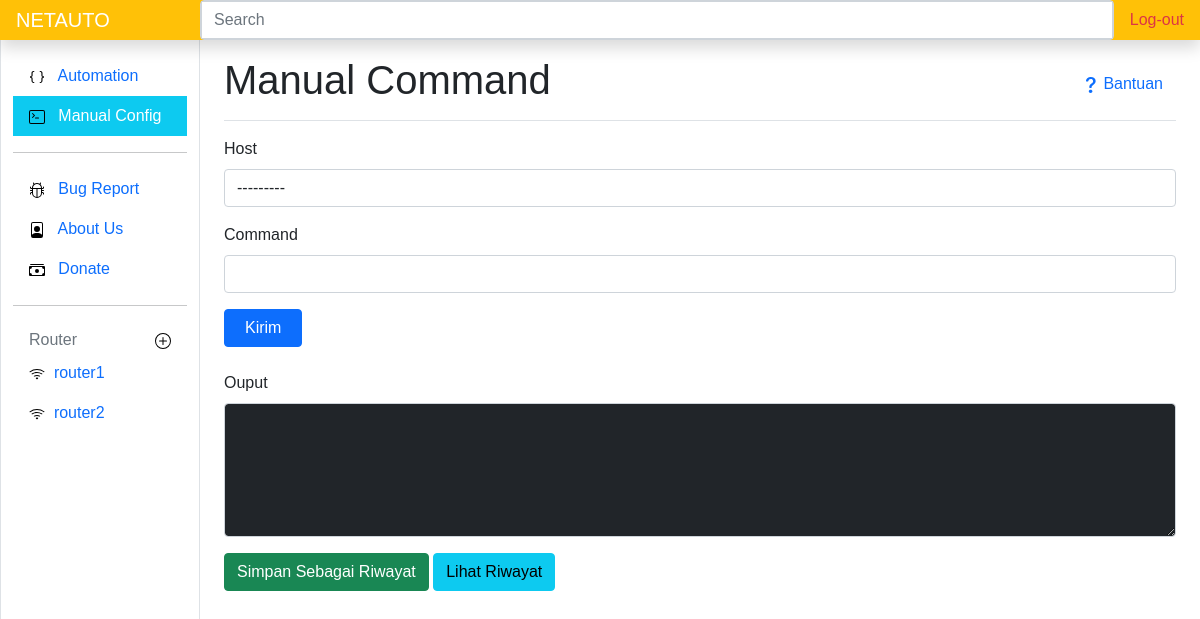
The page /command (signed in) on the database as committed earlier.
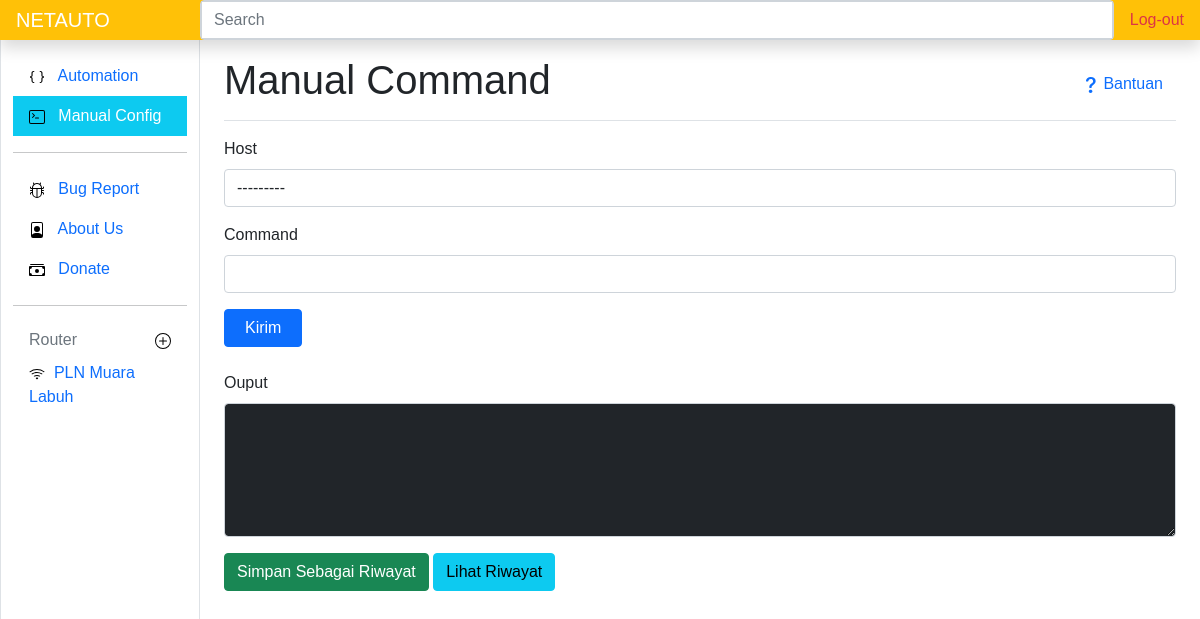
The same page on the database as committed later.
### routerapp/models.py (models this page shows)
class Routerm(models.Model):
    nama = models.CharField(max_length=50)
    host = models.CharField(max_length=50)
    user = models.CharField(max_length=30)
    password = models.CharField(max_length=50, blank=True)
    kecepatan_download = models.IntegerField(blank=True)
    kecepatan_upload = models.IntegerField(blank=True)
    pub_date = models.DateField(auto_now=True)
    def __str__(self):
        return self.nama

### routerapp/views.py (the view)
# urls.py: path('command',views.manualcommand, name='manual'),
@login_required(login_url=settings.LOGIN_URL)
def manualcommand(request):
    from .forms import Manualform
    routerside = Routerm.objects.all()
    if request.method == "POST":
        form = Manualform(request.POST)
        if form.is_valid():
            form.save()
            return redirect('manual')
    context = {
        'form': Manualform,
        'routerside': routerside
    }
    return render(request, 'manualc.html', context)

### routerapp/templates/manualc.html (shortened to what this page needs)
{% extends 'base.html' %}
{% load static %}  {% block judul %} Manual Command {% endblock judul %}
{% block content %}
<form action="" method="POST" class="form">
  <div class="mb-3">
    <label for="exampleFormControlInput1" class="form-label">Host</label>
    {{form.host}}
  </div>
  <div class="mb-3">
    <label for="exampleFormControlInput1" class="form-label">Command</label>
    {{form.command}}
  </div>
  <div id="kirimc" class="btn btn-primary mb-4">
  <span class="p-2" id="textnya">Kirim</span>
  </div>
  <div class="mb-3">
    <label for="exampleFormControlInput1" class="form-label">Ouput</label>
    {{form.output}}
  </div>
  <button class="btn btn-success">Simpan Sebagai Riwayat</button>
  <a class="btn btn-info" href="{% url 'configlogurl' %}">Lihat Riwayat</a>
</form>
<br />
{% endblock content %}
 {% block routerside %}
 {% include 'routerside.html' %}
{% endblock routerside %}

### templates/routerside.html (shortened to what this page needs)
<div class="pb-lg-5 overflow-auto">
    {% load static %}
    {% for routerside in routerside %}
    <li class="nav-item">
        <a class="nav-link {% if routerside.id == idk %}shadow text-white bg-info{% endif %}" href="{% url 'router' routerside.id %}">
            <img src="{% static 'icons/wifi.svg' %}" alt="">&nbsp;
            {{routerside.nama}}
        </a>
    </li>
    {% endfor %}
</div>

Rows that differ between the two databases and show on the page:
removed Routerm: nama "router1"
changed Routerm: nama "router2" → "PLN Muara Labuh"
